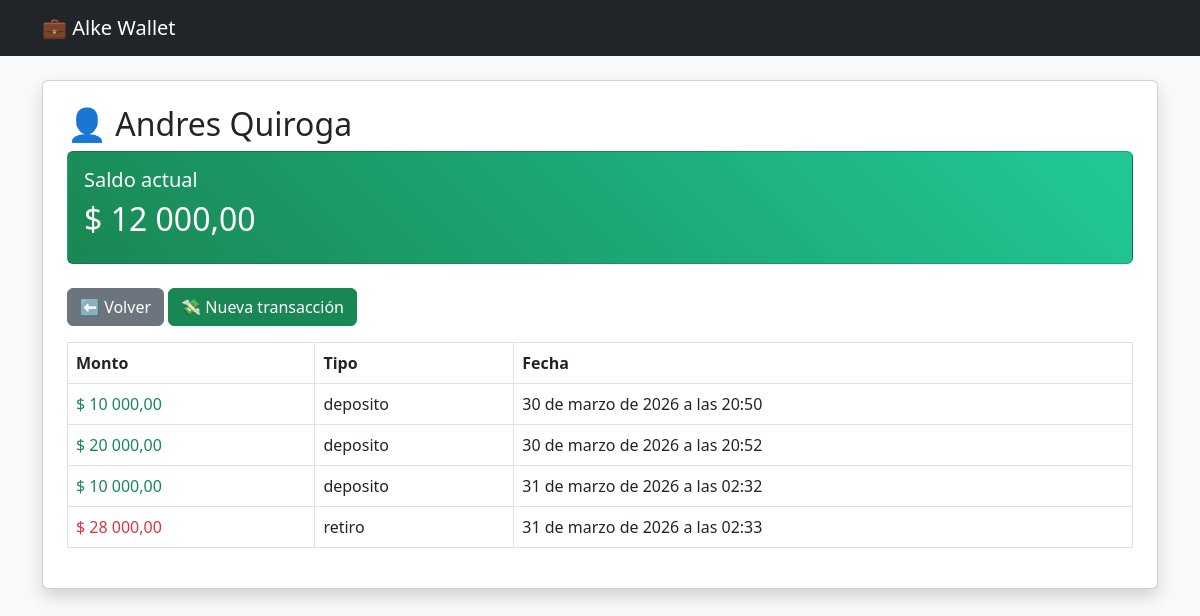
The app's page /dashboard/4/ with its own data.
### wallet/models.py (models this page shows, shortened)
class Usuario(models.Model):
    nombre = models.CharField(max_length=100)
    email = models.EmailField(unique=True)
    saldo = models.DecimalField(max_digits=10, decimal_places=2, default=0)

class Transaccion(models.Model):
    usuario = models.ForeignKey(Usuario, on_delete=models.CASCADE)
    monto = models.DecimalField(max_digits=10, decimal_places=2)
    tipo = models.CharField(max_length=10)
    fecha = models.DateTimeField(auto_now_add=True)

### wallet/views.py (the view)
# urls.py: path('dashboard/<int:usuario_id>/', views.dashboard, name='dashboard'),
def dashboard(request, usuario_id):
    usuario = get_object_or_404(Usuario, id=usuario_id)
    transacciones = Transaccion.objects.filter(usuario=usuario)
    return render(request, 'dashboard.html', {
        'usuario': usuario,
        'transacciones': transacciones
    })

### wallet/templates/dashboard.html
{% extends 'base.html' %}
{% load humanize %}
{% block content %}
<h2>👤 {{ usuario.nombre }}</h2>
<div class="card mb-4 p-3 text-white" style="background: linear-gradient(45deg, #198754, #20c997);">
    <h5>Saldo actual</h5>
    <h2>$ {{ usuario.saldo|intcomma }}</h2>
</div>
<div class="mb-3">
    <a href="/" class="btn btn-secondary">⬅ Volver</a>
    <a href="/transaccion/{{ usuario.id }}/" class="btn btn-success">
        💸 Nueva transacción
    </a>
</div>
<table class="table table-hover table-bordered">
    <tr>
        <th>Monto</th>
        <th>Tipo</th>
        <th>Fecha</th>
    </tr>
    {% for t in transacciones %}
    <tr>
        <td class="{% if t.tipo == 'deposito' %}text-success{% else %}text-danger{% endif %}">
            $ {{ t.monto }}
        </td>
        <td>{{ t.tipo }}</td>
        <td>{{ t.fecha }}</td>
    </tr>
    {% empty %}
    <tr>
        <td colspan="3">No hay transacciones aún</td>
    </tr>
    {% endfor %}
</table>
{% endblock %}

### wallet/templates/base.html (shortened to what this page needs)
<!DOCTYPE html>
<html lang="es">
<head>
    <link href="https://cdn.jsdelivr.net/npm/bootstrap@5.3.0/dist/css/bootstrap.min.css" rel="stylesheet">
</head>
<body class="bg-light">
<nav class="navbar navbar-dark bg-dark mb-4">
    <div class="container">
        <span class="navbar-brand">💼 Alke Wallet</span>
    </div>
</nav>
<div class="container">
    <div class="card shadow p-4">
        {% block content %}
        {% endblock %}
    </div>
</div>
</body>
</html>

### records on screen
Usuario: nombre "Andres Quiroga", saldo "12 000,00"
Transaccion: monto "10 000,00", tipo "deposito", fecha "30 de marzo de 2026 a las 20:50"
Transaccion: monto "20 000,00", tipo "deposito", fecha "30 de marzo de 2026 a las 20:52"
Transaccion: monto "10 000,00", tipo "deposito", fecha "31 de marzo de 2026 a las 02:32"
Transaccion: monto "28 000,00", tipo "retiro", fecha "31 de marzo de 2026 a las 02:33"
